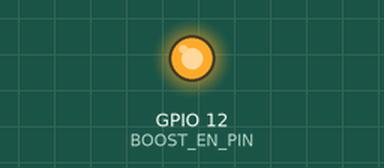
The sketch below on a simulated ESP32. Shown: output pins drawn as LEDs (lit = HIGH). What the sketch prints to the serial monitor is not drawn. At 3.0 s the program puts the board to deep sleep or switches it off; the recording ends there.

Above: at 0.1 s.
Timing chart, 0 to 3.0 s (numbered marks = the images above):
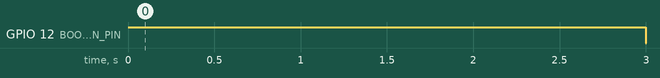

The sketch:

DeepSleep_test.ino
```cpp
/*
* Example code for AirBoard with deepsleep
* In Arduino choose ESPino board
*
* Email:podpora@laskakit.cz
* Web:laskakit.cz
*/

#define BOOST_EN_PIN 12

void setup() {
  Serial.begin(115200);

  // Turn on boost
  // To use this future need to cut jumper "BOOST_5V" on the back side board first and then solder right side of the jumper
  pinMode(BOOST_EN_PIN, OUTPUT);
  digitalWrite(BOOST_EN_PIN, HIGH);
  delay(3000);
  // Wait for serial to initialize.
  while(!Serial) { }

  // Deep sleep mode for 30 seconds, the ESP8266 wakes up by itself when GPIO 16 is connected to the RESET pin
  Serial.println("I'm awake, but I'm going into deep sleep mode for 30 seconds");
  // Turn off boost
  digitalWrite(BOOST_EN_PIN, LOW);
  ESP.deepSleep(30e6);
}

void loop() {
}
```

Measured:
- by itself, GPIO 12 (BOOST_EN_PIN): LOW → HIGH at 0.00 s, → LOW 3.0 s later
